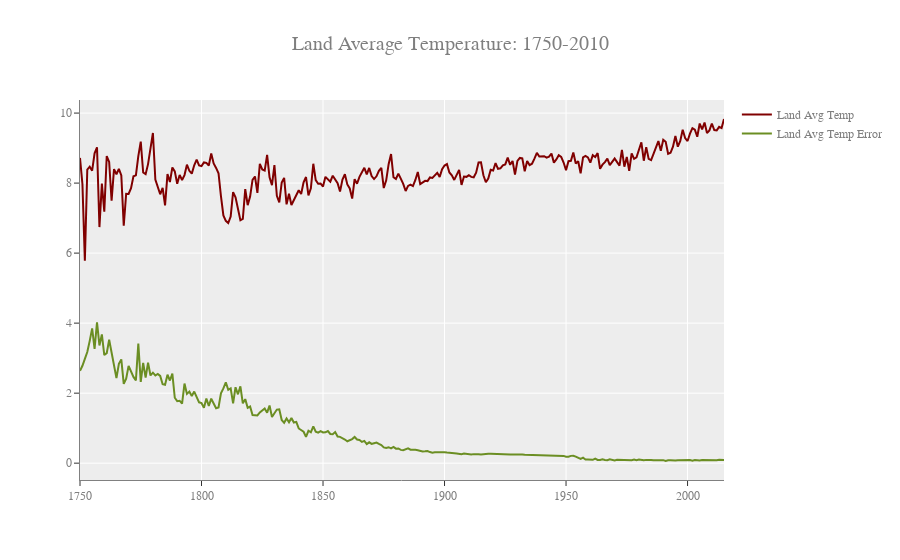

Notebook code cell kept with this figure:
### Code cell
# Creating the dataset - using copy
copy['Date'] = pd.to_datetime(copy.dt)
copy['year'] = copy['Date'].dt.year
land_avg = copy.groupby('year')[['LandAverageTemperature', 'LandAverageTemperatureUncertainty']].mean().reset_index()

# Creating the graph
fig = go.Figure()
fig.update_layout(title="Land Average Temperature: 1750-2010", title_font_size = 20,
                  font=dict( family="Courier New, monospace", size=12,color="#7f7f7f"),
                  template = "ggplot2", hovermode= 'closest')
fig.update_xaxes(showline=True, linewidth=1, linecolor='gray')
fig.update_yaxes(showline=True, linewidth=1, linecolor='gray')

fig.add_trace(go.Scatter(x = land_avg['year'], y = land_avg['LandAverageTemperature'], mode = 'lines',
                        name = 'Land Avg Temp', marker_color='rgb(128, 0, 0)'))

fig.add_trace(go.Scatter(x = land_avg['year'], y = land_avg['LandAverageTemperatureUncertainty'], mode = 'lines',
                        name = 'Land Avg Temp Error', marker_color = 'rgb(107,142,35)'))

### Figure 1 — Plotly figure (JSON) as saved in the notebook; plotly's stock layout.template omitted (floating-point values rounded to 4 significant figures; data arrays with more than 128 entries replaced by an {"elided": "..."} marker saying what was removed)
{"data": [{"marker": {"color": "rgb(128, 0, 0)"}, "mode": "lines", "name": "Land Avg Temp", "type": "scatter", "x": {"elided": "266 int values"}, "y": {"elided": "266 float values"}}, {"marker": {"color": "rgb(107,142,35)"}, "mode": "lines", "name": "Land Avg Temp Error", "type": "scatter", "x": {"elided": "266 int values"}, "y": {"elided": "266 float values"}}], "layout": {"font": {"color": "#7f7f7f", "family": "Courier New, monospace", "size": 12}, "hovermode": "closest", "title": {"font": {"size": 20}, "text": "Land Average Temperature: 1750-2010"}, "xaxis": {"linecolor": "gray", "linewidth": 1, "showline": true}, "yaxis": {"linecolor": "gray", "linewidth": 1, "showline": true}}}
